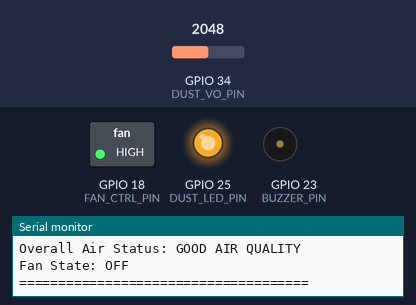
Bench run of a sketch on a simulated ESP32. On the bench: switched loads named in the sketch (green lamp = pin HIGH), output pins drawn as LEDs (lit = HIGH), buzzer (waves = sounding, pin HIGH), the last lines printed to the serial monitor. The inputs (shaded band) are chosen by the test bench; at power-on: GPIO 34 (DUST_VO_PIN) = 2048 (analog values on the 0–4095 scale). WiFi joins after 1.5 s; servers stay silent unless stated.

Above: at 10.7 s.
At 21.63 s:
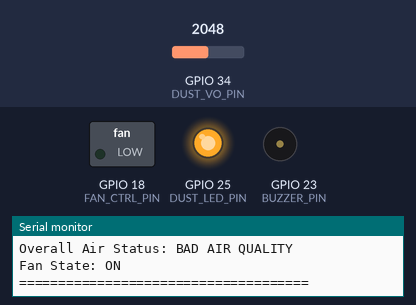
At 32.39 s:
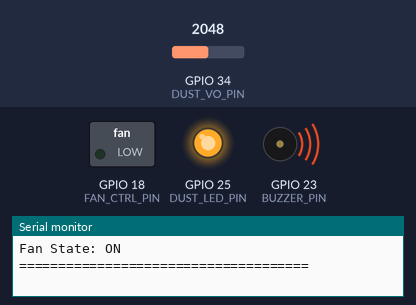
Timing chart, 0 to 46.3 s (numbered marks = the images above):
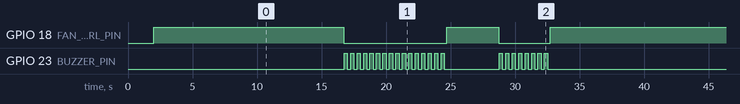

The sketch:

asthma_guard.ino
```cpp
/*
  Asthma Guard - ESP32 Firmware (Mock Data Version)

  Real-time air quality monitoring with WiFi & HTTP API

  Sensors (Mock):
  - DHT22 (GPIO4) - Temperature & Humidity
  - MQ-135 (ADC35/GPIO35) - Gas quality
  - GP2Y1010 (ADC34/GPIO34) - PM2.5 dust
  - IRLZ44N (GPIO18 PWM) - Fan control
*/

#include <WiFi.h>
#include <WebServer.h>
#include <DHT.h>

// WiFi Credentials
const char* ssid = "DIC2026 - 1350";
const char* password = "DIC@2026";

// PIN DEFINITIONS
#define DHTPIN 4
#define DHTTYPE DHT22
#define MQ135_PIN 35
#define DUST_VO_PIN 34
#define DUST_LED_PIN 25
#define FAN_CTRL_PIN 18
#define BUZZER_PIN 23

DHT dht(DHTPIN, DHTTYPE);
WebServer server(80);  // HTTP server on port 80

// Sensor Variables
const int samplingTime = 280;
const int deltaTime    = 40;
const int sleepTime    = 9680;

float dustBaseline = 2.499;
unsigned long lastSensorRead = 0;
unsigned long lastBuzzerToggle = 0;
bool buzzerState = false;

const unsigned long sensorInterval = 4000;
int readingStep = 0;

// Store current readings for API
float currentTemp = 0;
float currentHum = 0;
float currentDust = 0;
int currentGas = 0;
String currentAirStatus = "UNKNOWN";

// Control Functions
void fanOn() { digitalWrite(FAN_CTRL_PIN, LOW); }
void fanOff() { digitalWrite(FAN_CTRL_PIN, HIGH); }
void buzzerOn() { digitalWrite(BUZZER_PIN, HIGH); }
void buzzerOff() { digitalWrite(BUZZER_PIN, LOW); }

float readDustVoltage() {
  digitalWrite(DUST_LED_PIN, LOW);
  delayMicroseconds(samplingTime);
  int raw = analogRead(DUST_VO_PIN);
  delayMicroseconds(deltaTime);
  digitalWrite(DUST_LED_PIN, HIGH);
  delayMicroseconds(sleepTime);
  return raw * (3.3 / 4095.0);
}

void setup() {
  Serial.begin(115200);
  delay(2000);

  Serial.println("\n\n========== ASTHMA GUARD STARTUP ==========");

  // --- Sensor Initialization ---
  dht.begin();
  pinMode(DUST_LED_PIN, OUTPUT);
  digitalWrite(DUST_LED_PIN, HIGH);
  pinMode(FAN_CTRL_PIN, OUTPUT);
  fanOff();
  pinMode(BUZZER_PIN, OUTPUT);
  buzzerOff();
  analogReadResolution(12);

  Serial.println("1. Sensors initialized");

  float sum = 0.0;
  for (int i = 0; i < 20; i++) {
    sum += readDustVoltage();
    delay(50);
  }
  dustBaseline = sum / 20.0;
  Serial.println("2. Dust baseline calibrated");

  // --- WiFi Setup ---
  Serial.print("3. Connecting to WiFi: ");
  Serial.println(ssid);

  WiFi.setTxPower(WIFI_POWER_11dBm);
  WiFi.begin(ssid, password);

  int attempts = 0;
  while (WiFi.status() != WL_CONNECTED && attempts < 30) {
    delay(500);
    Serial.print(".");
    attempts++;
  }
  Serial.println("");

  if (WiFi.status() == WL_CONNECTED) {
    Serial.print("4. WiFi connected! IP: ");
    Serial.println(WiFi.localIP());
  } else {
    Serial.println("ERROR: WiFi connection failed!");
    return;
  }

  // --- HTTP Server Setup ---
  server.on("/", handleRoot);
  server.on("/api/data", handleData);
  server.on("/api/data", HTTP_OPTIONS, handleCORS);  // Preflight CORS request
  server.on("/", HTTP_OPTIONS, handleCORS);           // Preflight CORS for root
  server.begin();
  Serial.println("4. HTTP server ready (port 80)");

  Serial.println("\n========== SUCCESS ==========");
  Serial.print("OPEN BROWSER: http://");
  Serial.println(WiFi.localIP());
  Serial.println("=========================================\n");
}

// CORS Handler - Allow cross-origin requests from Firebase
void handleCORS() {
  server.sendHeader("Access-Control-Allow-Origin", "*");
  server.sendHeader("Access-Control-Allow-Methods", "GET, POST, OPTIONS");
  server.sendHeader("Access-Control-Allow-Headers", "Content-Type");
  server.send(204);
}

// HTML Dashboard Handler - SIMPLIFIED
void handleRoot() {
  server.sendHeader("Access-Control-Allow-Origin", "*");
  server.sendHeader("Content-Type", "text/html; charset=utf-8");
  server.send(200, "text/html", getHTML());
}

String getHTML() {
  String html = "<!DOCTYPE html>";
  html += "<html><head>";
  html += "<meta charset='utf-8'><meta name='viewport' content='width=device-width,initial-scale=1'>";
  html += "<title>Asthma Guard</title>";
  html += "<style>";
  html += "body{background:#0a0e27;color:#00ff88;font-family:Arial;margin:0;padding:20px}";
  html += ".container{max-width:1200px;margin:0 auto}";
  html += "h1{text-align:center;color:#00d4ff}";
  html += ".gauges{display:grid;grid-template-columns:repeat(auto-fit,minmax(150px,1fr));gap:15px;margin:20px 0}";
  html += ".gauge{background:rgba(0,255,136,0.1);border:1px solid #00ff88;padding:15px;text-align:center;border-radius:8px}";
  html += ".value{font-size:28px;color:#00ff88;font-weight:bold}";
  html += ".label{font-size:12px;color:#888;margin-top:8px}";
  html += "#status{text-align:center;padding:10px;background:rgba(0,255,136,0.2);margin:10px 0;border-radius:5px;font-weight:bold}";
  html += "</style></head><body>";
  html += "<div class='container'>";
  html += "<h1>Shield Asthma Guard</h1>";
  html += "<div id='status'>Connecting...</div>";
  html += "<div class='gauges'>";
  html += "<div class='gauge'><div class='value' id='temp'>-</div><div class='label'>Temp (C)</div></div>";
  html += "<div class='gauge'><div class='value' id='hum'>-</div><div class='label'>Humidity (%)</div></div>";
  html += "<div class='gauge'><div class='value' id='mq'>-</div><div class='label'>Gas</div></div>";
  html += "<div class='gauge'><div class='value' id='dust'>-</div><div class='label'>Dust (mg/m3)</div></div>";
  html += "<div class='gauge'><div class='value' id='status_val'>-</div><div class='label'>Status</div></div>";
  html += "</div></div>";
  html += "<script>";
  html += "function upd(d){document.getElementById('temp').textContent=(d.temp||0).toFixed(1);document.getElementById('hum').textContent=(d.hum||0).toFixed(0);document.getElementById('mq').textContent=d.mq||0;document.getElementById('dust').textContent=(d.dust||0).toFixed(2);document.getElementById('status_val').textContent=d.status||'?'}";
  html += "function poll(){fetch('/api/data').then(r=>r.json()).then(d=>{upd(d);document.getElementById('status').textContent='✓ Live';setTimeout(poll,1000)}).catch(e=>{document.getElementById('status').textContent='✗ Error';setTimeout(poll,3000)})}";
  html += "poll();";
  html += "</script>";
  html += "</body></html>";
  return html;
}

// JSON API Handler
void handleData() {
  server.sendHeader("Access-Control-Allow-Origin", "*");
  server.sendHeader("Content-Type", "application/json");

  String json = "{";
  json += "\"temp\":" + String(currentTemp, 1) + ",";
  json += "\"hum\":" + String(currentHum, 1) + ",";
  json += "\"mq\":" + String(currentGas) + ",";
  json += "\"dust\":" + String(currentDust, 3) + ",";
  json += "\"status\":\"" + currentAirStatus + "\"";
  json += "}";
  server.send(200, "application/json", json);
}

void loop() {
  server.handleClient(); // Handle HTTP requests

  unsigned long now = millis();
  if (now - lastSensorRead >= sensorInterval) {
    lastSensorRead = now;
    readingStep++;

    float temperature;
    float humidity;
    int mq135Raw;
    float dustDensity;
    String mqStatus;
    String dustStatus;
    String comfortStatus;
    String overallStatus;

    // Mock data cycling
    if (readingStep <= 3) {
      temperature = 26.5;
      humidity = 52.0;
      mq135Raw = 380;
      dustDensity = 0.000;
      mqStatus = "GOOD";
      dustStatus = "GOOD";
      comfortStatus = "COMFORTABLE";
      overallStatus = "GOOD AIR QUALITY";
      fanOff();
    }
    else if (readingStep <= 5) {
      temperature = 27.2;
      humidity = 54.5;
      mq135Raw = 1850;
      dustDensity = 0.349;
      mqStatus = "BAD";
      dustStatus = "BAD";
      comfortStatus = "COMFORTABLE";
      overallStatus = "BAD AIR QUALITY";
      fanOn();
    }
    else if (readingStep == 6) {
      temperature = 26.8;
      humidity = 51.0;
      mq135Raw = 410;
      dustDensity = 0.000;
      mqStatus = "GOOD";
      dustStatus = "GOOD";
      comfortStatus = "COMFORTABLE";
      overallStatus = "GOOD AIR QUALITY";
      fanOff();
    }
    else if (readingStep == 7) {
      temperature = 33.5;
      humidity = 57.0;
      mq135Raw = 420;
      dustDensity = 0.000;
      mqStatus = "GOOD";
      dustStatus = "GOOD";
      comfortStatus = "NOT COMFORTABLE";
      overallStatus = "BAD AIR QUALITY DUE TO TEMPERATURE";
      fanOn();
    }
    else {
      temperature = 25.8;
      humidity = 50.0;
      mq135Raw = 390;
      dustDensity = 0.000;
      mqStatus = "GOOD";
      dustStatus = "GOOD";
      comfortStatus = "COMFORTABLE";
      overallStatus = "GOOD AIR QUALITY";
      fanOff();
      readingStep = 0; // Reset cycle
    }

    // Store for API access
    currentTemp = temperature;
    currentHum = humidity;
    currentGas = mq135Raw;
    currentDust = dustDensity;
    currentAirStatus = overallStatus;

    Serial.println("\n========== SENSOR READINGS ==========");
    Serial.print("Temperature: ");
    Serial.print(temperature, 1);
    Serial.println(" C");

    Serial.print("Humidity: ");
    Serial.print(humidity, 1);
    Serial.println(" %");

    Serial.print("Room Status: ");
    Serial.println(comfortStatus);

    Serial.print("MQ-135 Raw: ");
    Serial.print(mq135Raw);
    Serial.print(" | Air Quality: ");
    Serial.println(mqStatus);

    Serial.print("Dust Density: ");
    Serial.print(dustDensity, 3);
    Serial.print(" mg/m3 | Dust Level: ");
    Serial.println(dustStatus);

    Serial.print("Overall Air Status: ");
    Serial.println(overallStatus);

    Serial.print("Fan State: ");
    Serial.println((digitalRead(FAN_CTRL_PIN) == LOW) ? "ON" : "OFF");

    Serial.println("=====================================");
  }

  // Buzzer control
  if (millis() - lastBuzzerToggle >= 250) {
    lastBuzzerToggle = millis();

    if (digitalRead(FAN_CTRL_PIN) == LOW) {
      buzzerState = !buzzerState;
      digitalWrite(BUZZER_PIN, buzzerState ? HIGH : LOW);
    } else {
      buzzerOff();
      buzzerState = false;
    }
  }
}
```

Measured:
- by itself, GPIO 18 (FAN_CTRL_PIN): repeats every 32.0 s: HIGH 4.0 s, LOW 4.0 s, HIGH 16.0 s, LOW 8.0 s
- by itself, GPIO 23 (BUZZER_PIN): repeats every 32.0 s: HIGH 0.25 s, LOW 4.3 s, 7 × (HIGH 0.25 s, LOW 0.25 s), HIGH 0.25 s, LOW 16.3 s, 15 × (HIGH 0.25 s, LOW 0.25 s)
- by itself, everything shown: repeats every 32.0 s, in 52 steps
